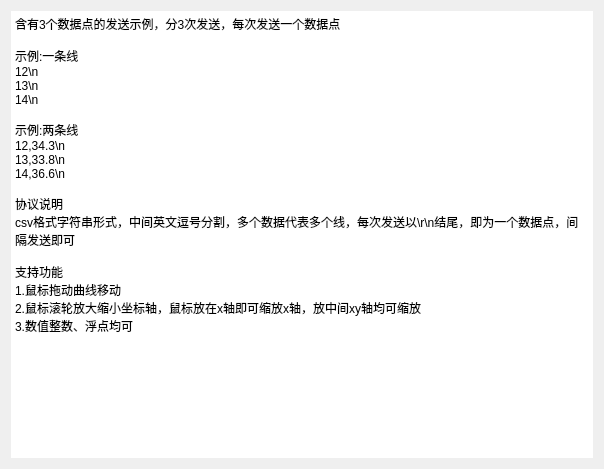
<?xml version="1.0" encoding="UTF-8"?>
<ui version="4.0">
 <class>VDialogProtocal</class>
 <widget class="QDialog" name="VDialogProtocal">
  <property name="geometry">
   <rect>
    <x>0</x>
    <y>0</y>
    <width>604</width>
    <height>469</height>
   </rect>
  </property>
  <property name="windowTitle">
   <string>协议说明</string>
  </property>
  <property name="styleSheet">
   <string notr="true">QTextBrowser{
	font-family:&quot;&quot;等线,Arial&quot;&quot;;
	border:none;
}</string>
  </property>
  <property name="modal">
   <bool>false</bool>
  </property>
  <layout class="QGridLayout" name="gridLayout">
   <item row="0" column="0">
    <widget class="QTextBrowser" name="textBrowser">
     <property name="html">
      <string>&lt;!DOCTYPE HTML PUBLIC &quot;-//W3C//DTD HTML 4.0//EN&quot; &quot;http://www.w3.org/TR/REC-html40/strict.dtd&quot;&gt;
&lt;html&gt;&lt;head&gt;&lt;meta name=&quot;qrichtext&quot; content=&quot;1&quot; /&gt;&lt;style type=&quot;text/css&quot;&gt;
p, li { white-space: pre-wrap; }
&lt;/style&gt;&lt;/head&gt;&lt;body style=&quot; font-family:'SimSun'; font-size:9pt; font-weight:400; font-style:normal;&quot;&gt;
&lt;p style=&quot; margin-top:0px; margin-bottom:0px; margin-left:0px; margin-right:0px; -qt-block-indent:0; text-indent:0px;&quot;&gt;&lt;span style=&quot; font-family:'SimSun';&quot;&gt;含有3个数据点的发送示例，分3次发送，每次发送一个数据点&lt;/span&gt;&lt;/p&gt;
&lt;p style=&quot;-qt-paragraph-type:empty; margin-top:0px; margin-bottom:0px; margin-left:0px; margin-right:0px; -qt-block-indent:0; text-indent:0px; font-family:'SimSun';&quot;&gt;&lt;br /&gt;&lt;/p&gt;
&lt;p style=&quot; margin-top:0px; margin-bottom:0px; margin-left:0px; margin-right:0px; -qt-block-indent:0; text-indent:0px;&quot;&gt;&lt;span style=&quot; font-family:'SimSun';&quot;&gt;示例:一条线 &lt;/span&gt;&lt;/p&gt;
&lt;p style=&quot; margin-top:0px; margin-bottom:0px; margin-left:0px; margin-right:0px; -qt-block-indent:0; text-indent:0px;&quot;&gt;&lt;span style=&quot; font-family:'SimSun';&quot;&gt;12\n&lt;/span&gt;&lt;/p&gt;
&lt;p style=&quot; margin-top:0px; margin-bottom:0px; margin-left:0px; margin-right:0px; -qt-block-indent:0; text-indent:0px;&quot;&gt;&lt;span style=&quot; font-family:'SimSun';&quot;&gt;13\n&lt;/span&gt;&lt;/p&gt;
&lt;p style=&quot; margin-top:0px; margin-bottom:0px; margin-left:0px; margin-right:0px; -qt-block-indent:0; text-indent:0px;&quot;&gt;&lt;span style=&quot; font-family:'SimSun';&quot;&gt;14\n&lt;/span&gt;&lt;/p&gt;
&lt;p style=&quot;-qt-paragraph-type:empty; margin-top:0px; margin-bottom:0px; margin-left:0px; margin-right:0px; -qt-block-indent:0; text-indent:0px; font-family:'SimSun';&quot;&gt;&lt;br /&gt;&lt;/p&gt;
&lt;p style=&quot; margin-top:0px; margin-bottom:0px; margin-left:0px; margin-right:0px; -qt-block-indent:0; text-indent:0px;&quot;&gt;&lt;span style=&quot; font-family:'SimSun';&quot;&gt;示例:两条线&lt;/span&gt;&lt;/p&gt;
&lt;p style=&quot; margin-top:0px; margin-bottom:0px; margin-left:0px; margin-right:0px; -qt-block-indent:0; text-indent:0px;&quot;&gt;&lt;span style=&quot; font-family:'SimSun';&quot;&gt;12,34.3\n&lt;/span&gt;&lt;/p&gt;
&lt;p style=&quot; margin-top:0px; margin-bottom:0px; margin-left:0px; margin-right:0px; -qt-block-indent:0; text-indent:0px;&quot;&gt;&lt;span style=&quot; font-family:'SimSun';&quot;&gt;13,33.8\n&lt;/span&gt;&lt;/p&gt;
&lt;p style=&quot; margin-top:0px; margin-bottom:0px; margin-left:0px; margin-right:0px; -qt-block-indent:0; text-indent:0px;&quot;&gt;&lt;span style=&quot; font-family:'SimSun';&quot;&gt;14,36.6\n&lt;/span&gt;&lt;/p&gt;
&lt;p style=&quot;-qt-paragraph-type:empty; margin-top:0px; margin-bottom:0px; margin-left:0px; margin-right:0px; -qt-block-indent:0; text-indent:0px; font-family:'SimSun';&quot;&gt;&lt;br /&gt;&lt;/p&gt;
&lt;p style=&quot; margin-top:0px; margin-bottom:0px; margin-left:0px; margin-right:0px; -qt-block-indent:0; text-indent:0px;&quot;&gt;&lt;span style=&quot; font-family:'SimSun';&quot;&gt;协议说明&lt;/span&gt;&lt;/p&gt;
&lt;p style=&quot; margin-top:0px; margin-bottom:0px; margin-left:0px; margin-right:0px; -qt-block-indent:0; text-indent:0px;&quot;&gt;&lt;span style=&quot; font-family:'SimSun';&quot;&gt;csv格式字符串形式，中间英文逗号分割，多个数据代表多个线，每次发送以\r\n结尾，即为一个数据点，间隔发送即可&lt;/span&gt;&lt;/p&gt;
&lt;p style=&quot;-qt-paragraph-type:empty; margin-top:0px; margin-bottom:0px; margin-left:0px; margin-right:0px; -qt-block-indent:0; text-indent:0px; font-family:'SimSun';&quot;&gt;&lt;br /&gt;&lt;/p&gt;
&lt;p style=&quot; margin-top:0px; margin-bottom:0px; margin-left:0px; margin-right:0px; -qt-block-indent:0; text-indent:0px;&quot;&gt;&lt;span style=&quot; font-family:'SimSun';&quot;&gt;支持功能&lt;/span&gt;&lt;/p&gt;
&lt;p style=&quot; margin-top:0px; margin-bottom:0px; margin-left:0px; margin-right:0px; -qt-block-indent:0; text-indent:0px;&quot;&gt;&lt;span style=&quot; font-family:'SimSun';&quot;&gt;1.鼠标拖动曲线移动&lt;/span&gt;&lt;/p&gt;
&lt;p style=&quot; margin-top:0px; margin-bottom:0px; margin-left:0px; margin-right:0px; -qt-block-indent:0; text-indent:0px;&quot;&gt;&lt;span style=&quot; font-family:'SimSun';&quot;&gt;2.鼠标滚轮放大缩小坐标轴，鼠标放在x轴即可缩放x轴，放中间xy轴均可缩放&lt;/span&gt;&lt;/p&gt;
&lt;p style=&quot; margin-top:0px; margin-bottom:0px; margin-left:0px; margin-right:0px; -qt-block-indent:0; text-indent:0px;&quot;&gt;&lt;span style=&quot; font-family:'SimSun';&quot;&gt;3.数值整数、浮点均可&lt;/span&gt;&lt;/p&gt;&lt;/body&gt;&lt;/html&gt;</string>
     </property>
    </widget>
   </item>
  </layout>
 </widget>
 <resources/>
 <connections/>
</ui>
